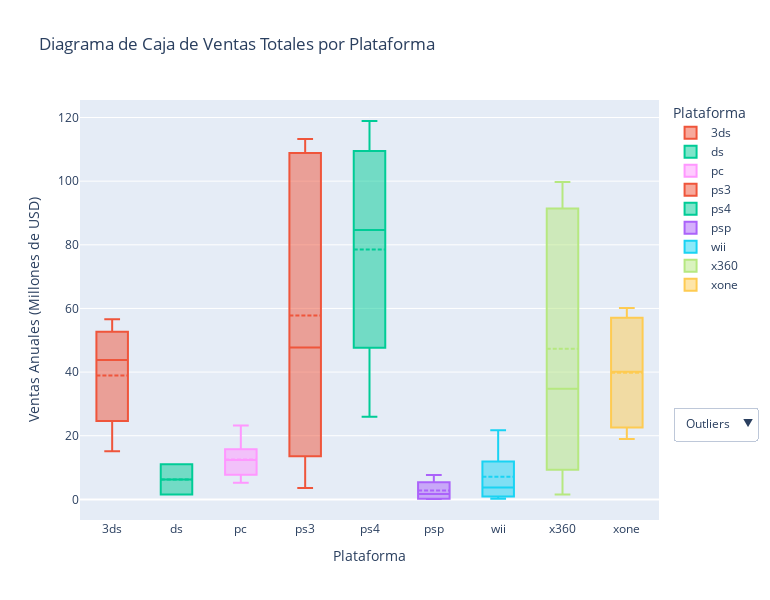

Notebook cell for this chart:
### Markdown cell above
Se evidencia que la PS4 vendió en promedio anual más que el resto de consolas con un monto de 78.54 Millones de USD anuales. Esto se debe principalmente a que ps4 tuvo ventas anuales bastante altas respecto a las otras plataformas además de ser lanzada en 2013. Pero así mismo también tuvo una dispersión significativa(desv. std) de 40.57 millones de USD debido a que partir del 2014 su popularidad aumento y sus ventas se incrementaron estrepitosamente.

Para observar mejor las distribuciones, __se procede a graficar solo el boxplot correspondiente.__ Los histogramas no tendrían un patron definido debido a que las observaciones son pocas (menos de 6 por plataforma. Nótese en la columna count de la tabla descriptiva anterior):

### Code cell
# Crear figura
fig = go.Figure()

# Añadir una caja para cada plataforma
for platform in top_platforms.sort_values():
    platform_data = filtered_sales_df[filtered_sales_df['platform'] == platform]
    fig.add_trace(go.Box(
        y=platform_data['total_sales'],
        name=platform,
        boxpoints='outliers',
        jitter=0.2,
        boxmean=True,
        hovertemplate="<b>Año:</b> %{text}<br><b>Ventas:</b> $ %{y:.2f} M<extra></extra>",
        text= platform_data['year_of_release']
    ))

# Personalizar el diseño del gráfico
fig.update_layout(
    title='Diagrama de Caja de Ventas Totales por Plataforma',
    xaxis=dict(title='Plataforma'),
    yaxis=dict(title='Ventas Anuales (Millones de USD)'),
    showlegend=True,
    legend=dict(title='Plataforma'),
    width=770, height=600,
)

# Agregar menú desplegable para modificar boxpoints
fig.update_layout(
    updatemenus=[
        dict(
            type="dropdown",
            x=1.17,
            y=0.27,
            buttons=[
                dict(label="Outliers",
                     method="restyle",
                     args=[{"boxpoints": "outliers"}]),
                dict(label="Todos",
                     method="restyle",
                     args=[{"boxpoints": "all"}]),
            ],
        )
    ]
)

fig.show()

### Figure 1 — Plotly figure (JSON) as saved in the notebook; plotly's stock layout.template omitted (floating-point values rounded to 4 significant figures)
{"data": [{"boxmean": true, "boxpoints": "outliers", "hovertemplate": "<b>Año:</b> %{text}<br><b>Ventas:</b> $ %{y:.2f} M<extra></extra>", "jitter": 0.2, "name": "2600", "text": [], "type": "box", "y": []}, {"boxmean": true, "boxpoints": "outliers", "hovertemplate": "<b>Año:</b> %{text}<br><b>Ventas:</b> $ %{y:.2f} M<extra></extra>", "jitter": 0.2, "name": "3ds", "text": [2012, 2013, 2014, 2015, 2016], "type": "box", "y": [51.36, 56.57, 43.76, 27.78, 15.14]}, {"boxmean": true, "boxpoints": "outliers", "hovertemplate": "<b>Año:</b> %{text}<br><b>Ventas:</b> $ %{y:.2f} M<extra></extra>", "jitter": 0.2, "name": "ds", "text": [2012, 2013], "type": "box", "y": [11.01, 1.54]}, {"boxmean": true, "boxpoints": "outliers", "hovertemplate": "<b>Año:</b> %{text}<br><b>Ventas:</b> $ %{y:.2f} M<extra></extra>", "jitter": 0.2, "name": "gb", "text": [], "type": "box", "y": []}, {"boxmean": true, "boxpoints": "outliers", "hovertemplate": "<b>Año:</b> %{text}<br><b>Ventas:</b> $ %{y:.2f} M<extra></extra>", "jitter": 0.2, "name": "gba", "text": [], "type": "box", "y": []}, {"boxmean": true, "boxpoints": "outliers", "hovertemplate": "<b>Año:</b> %{text}<br><b>Ventas:</b> $ %{y:.2f} M<extra></extra>", "jitter": 0.2, "name": "gc", "text": [], "type": "box", "y": []}, {"boxmean": true, "boxpoints": "outliers", "hovertemplate": "<b>Año:</b> %{text}<br><b>Ventas:</b> $ %{y:.2f} M<extra></extra>", "jitter": 0.2, "name": "n64", "text": [], "type": "box", "y": []}, {"boxmean": true, "boxpoints": "outliers", "hovertemplate": "<b>Año:</b> %{text}<br><b>Ventas:</b> $ %{y:.2f} M<extra></extra>", "jitter": 0.2, "name": "nes", "text": [], "type": "box", "y": []}, {"boxmean": true, "boxpoints": "outliers", "hovertemplate": "<b>Año:</b> %{text}<br><b>Ventas:</b> $ %{y:.2f} M<extra></extra>", "jitter": 0.2, "name": "pc", "text": [2012, 2013, 2014, 2015, 2016], "type": "box", "y": [23.22, 12.38, 13.28, 8.52, 5.25]}, {"boxmean": true, "boxpoints": "outliers", "hovertemplate": "<b>Año:</b> %{text}<br><b>Ventas:</b> $ %{y:.2f} M<extra></extra>", "jitter": 0.2, "name": "ps", "text": [], "type": "box", "y": []}, {"boxmean": true, "boxpoints": "outliers", "hovertemplate": "<b>Año:</b> %{text}<br><b>Ventas:</b> $ %{y:.2f} M<extra></extra>", "jitter": 0.2, "name": "ps2", "text": [], "type": "box", "y": []}, {"boxmean": true, "boxpoints": "outliers", "hovertemplate": "<b>Año:</b> %{text}<br><b>Ventas:</b> $ %{y:.2f} M<extra></extra>", "jitter": 0.2, "name": "ps3", "text": [2012, 2013, 2014, 2015, 2016], "type": "box", "y": [107.4, 113.2, 47.76, 16.82, 3.6]}, {"boxmean": true, "boxpoints": "outliers", "hovertemplate": "<b>Año:</b> %{text}<br><b>Ventas:</b> $ %{y:.2f} M<extra></extra>", "jitter": 0.2, "name": "ps4", "text": [2013, 2014, 2015, 2016], "type": "box", "y": [25.99, 100.0, 118.9, 69.25]}, {"boxmean": true, "boxpoints": "outliers", "hovertemplate": "<b>Año:</b> %{text}<br><b>Ventas:</b> $ %{y:.2f} M<extra></extra>", "jitter": 0.2, "name": "psp", "text": [2012, 2013, 2014, 2015], "type": "box", "y": [7.69, 3.14, 0.24, 0.12]}, {"boxmean": true, "boxpoints": "outliers", "hovertemplate": "<b>Año:</b> %{text}<br><b>Ventas:</b> $ %{y:.2f} M<extra></extra>", "jitter": 0.2, "name": "snes", "text": [], "type": "box", "y": []}, {"boxmean": true, "boxpoints": "outliers", "hovertemplate": "<b>Año:</b> %{text}<br><b>Ventas:</b> $ %{y:.2f} M<extra></extra>", "jitter": 0.2, "name": "wii", "text": [2012, 2013, 2014, 2015, 2016], "type": "box", "y": [21.71, 8.59, 3.75, 1.14, 0.18]}, {"boxmean": true, "boxpoints": "outliers", "hovertemplate": "<b>Año:</b> %{text}<br><b>Ventas:</b> $ %{y:.2f} M<extra></extra>", "jitter": 0.2, "name": "wiiu", "text": [], "type": "box", "y": []}, {"boxmean": true, "boxpoints": "outliers", "hovertemplate": "<b>Año:</b> %{text}<br><b>Ventas:</b> $ %{y:.2f} M<extra></extra>", "jitter": 0.2, "name": "x360", "text": [2012, 2013, 2014, 2015, 2016], "type": "box", "y": [99.74, 88.58, 34.74, 11.96, 1.52]}, {"boxmean": true, "boxpoints": "outliers", "hovertemplate": "<b>Año:</b> %{text}<br><b>Ventas:</b> $ %{y:.2f} M<extra></extra>", "jitter": 0.2, "name": "xb", "text": [], "type": "box", "y": []}, {"boxmean": true, "boxpoints": "outliers", "hovertemplate": "<b>Año:</b> %{text}<br><b>Ventas:</b> $ %{y:.2f} M<extra></extra>", "jitter": 0.2, "name": "xone", "text": [2013, 2014, 2015, 2016], "type": "box", "y": [18.96, 54.07, 60.14, 26.15]}], "layout": {"height": 600, "legend": {"title": {"text": "Plataforma"}}, "showlegend": true, "title": {"text": "Diagrama de Caja de Ventas Totales por Plataforma"}, "updatemenus": [{"buttons": [{"args": [{"boxpoints": "outliers"}], "label": "Outliers", "method": "restyle"}, {"args": [{"boxpoints": "all"}], "label": "Todos", "method": "restyle"}], "type": "dropdown", "x": 1.17, "y": 0.27}], "width": 770, "xaxis": {"title": {"text": "Plataforma"}}, "yaxis": {"title": {"text": "Ventas Anuales (Millones de USD)"}}}}
